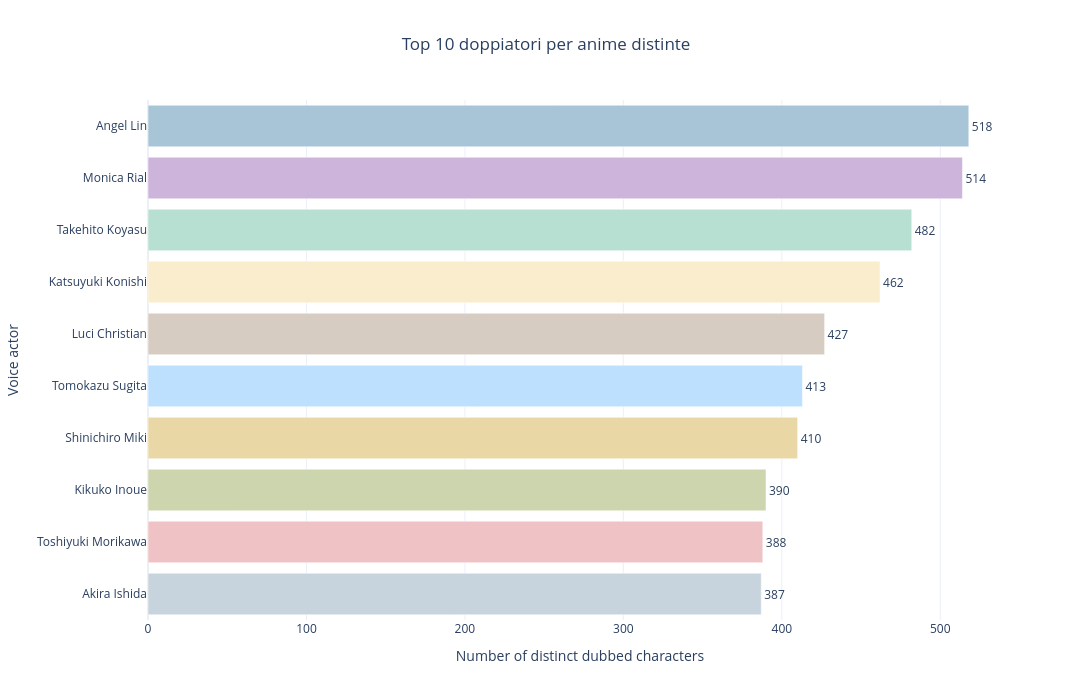

This figure's notebook cell:
### Markdown cell above
## Top 10 doppiatori per personaggi distinti doppiati

### Code cell
voice_works = df_person_voice_works.copy()
person_details = df_person_details.copy()

voice_works_clean = (
    voice_works[["person_mal_id", "character_mal_id"]]
    .dropna(subset=["person_mal_id", "character_mal_id"])
    .copy()
)

voice_works_clean["person_mal_id"] = pd.to_numeric(voice_works_clean["person_mal_id"], errors="coerce")
voice_works_clean["character_mal_id"] = pd.to_numeric(voice_works_clean["character_mal_id"], errors="coerce")

voice_works_clean = (
    voice_works_clean
    .dropna(subset=["person_mal_id", "character_mal_id"])
    .drop_duplicates()
)

person_details_clean = (
    person_details[["person_mal_id", "name"]]
    .copy()
)

person_details_clean["person_mal_id"] = pd.to_numeric(person_details_clean["person_mal_id"], errors="coerce")

person_details_clean = (
    person_details_clean
    .dropna(subset=["person_mal_id", "name"])
    .drop_duplicates(subset=["person_mal_id"])
)

top_voice_actors = (
    voice_works_clean
    .groupby("person_mal_id")["character_mal_id"]
    .nunique()
    .reset_index(name="distinct_dubbed_characters")
    .sort_values("distinct_dubbed_characters", ascending=False)
    .head(10)
)

top_voice_actors = pd.merge(
    top_voice_actors,
    person_details_clean,
    on="person_mal_id",
    how="left"
)

top_voice_actors = top_voice_actors.sort_values("distinct_dubbed_characters", ascending=False)
pastel_colors = [
    "#A8C5D8",
    "#CDB4DB",
    "#B8E0D2",
    "#FAEDCD",
    "#D6CCC2",
    "#BDE0FE",
    "#E9D8A6",
    "#CCD5AE",
    "#EFC3C5",
    "#C7D3DD"
]

fig = px.bar(
    top_voice_actors,
    x="distinct_dubbed_characters",
    y="name",
    orientation="h",
    color="name",
    color_discrete_sequence=pastel_colors,
    text="distinct_dubbed_characters",
    title="Top 10 doppiatori per anime distinte doppiate",
    labels={
        "distinct_dubbed_characters": "Number of distinct dubbed characters",
        "name": "Voice actor"
    }
)

fig.update_traces(
    textposition="outside"
)

fig.update_layout(
    template="plotly_white",
    width=1150,
    height=700,
    showlegend=False,
    title_x=0.5
)

fig.show()

### Figure 1 — Plotly figure (JSON) as saved in the notebook; plotly's stock layout.template omitted (floating-point values rounded to 4 significant figures)
{"data": [{"hovertemplate": "Voice actor=%{y}<br>Number of distinct dubbed characters=%{text}<extra></extra>", "legendgroup": "Angel Lin", "marker": {"color": "#A8C5D8", "pattern": {"shape": ""}}, "name": "Angel Lin", "orientation": "h", "showlegend": true, "text": [518.0], "textposition": "outside", "x": [518], "xaxis": "x", "y": ["Angel Lin"], "yaxis": "y", "type": "bar"}, {"hovertemplate": "Voice actor=%{y}<br>Number of distinct dubbed characters=%{text}<extra></extra>", "legendgroup": "Monica Rial", "marker": {"color": "#CDB4DB", "pattern": {"shape": ""}}, "name": "Monica Rial", "orientation": "h", "showlegend": true, "text": [514.0], "textposition": "outside", "x": [514], "xaxis": "x", "y": ["Monica Rial"], "yaxis": "y", "type": "bar"}, {"hovertemplate": "Voice actor=%{y}<br>Number of distinct dubbed characters=%{text}<extra></extra>", "legendgroup": "Takehito Koyasu", "marker": {"color": "#B8E0D2", "pattern": {"shape": ""}}, "name": "Takehito Koyasu", "orientation": "h", "showlegend": true, "text": [482.0], "textposition": "outside", "x": [482], "xaxis": "x", "y": ["Takehito Koyasu"], "yaxis": "y", "type": "bar"}, {"hovertemplate": "Voice actor=%{y}<br>Number of distinct dubbed characters=%{text}<extra></extra>", "legendgroup": "Katsuyuki Konishi", "marker": {"color": "#FAEDCD", "pattern": {"shape": ""}}, "name": "Katsuyuki Konishi", "orientation": "h", "showlegend": true, "text": [462.0], "textposition": "outside", "x": [462], "xaxis": "x", "y": ["Katsuyuki Konishi"], "yaxis": "y", "type": "bar"}, {"hovertemplate": "Voice actor=%{y}<br>Number of distinct dubbed characters=%{text}<extra></extra>", "legendgroup": "Luci Christian", "marker": {"color": "#D6CCC2", "pattern": {"shape": ""}}, "name": "Luci Christian", "orientation": "h", "showlegend": true, "text": [427.0], "textposition": "outside", "x": [427], "xaxis": "x", "y": ["Luci Christian"], "yaxis": "y", "type": "bar"}, {"hovertemplate": "Voice actor=%{y}<br>Number of distinct dubbed characters=%{text}<extra></extra>", "legendgroup": "Tomokazu Sugita", "marker": {"color": "#BDE0FE", "pattern": {"shape": ""}}, "name": "Tomokazu Sugita", "orientation": "h", "showlegend": true, "text": [413.0], "textposition": "outside", "x": [413], "xaxis": "x", "y": ["Tomokazu Sugita"], "yaxis": "y", "type": "bar"}, {"hovertemplate": "Voice actor=%{y}<br>Number of distinct dubbed characters=%{text}<extra></extra>", "legendgroup": "Shinichiro Miki", "marker": {"color": "#E9D8A6", "pattern": {"shape": ""}}, "name": "Shinichiro Miki", "orientation": "h", "showlegend": true, "text": [410.0], "textposition": "outside", "x": [410], "xaxis": "x", "y": ["Shinichiro Miki"], "yaxis": "y", "type": "bar"}, {"hovertemplate": "Voice actor=%{y}<br>Number of distinct dubbed characters=%{text}<extra></extra>", "legendgroup": "Kikuko Inoue", "marker": {"color": "#CCD5AE", "pattern": {"shape": ""}}, "name": "Kikuko Inoue", "orientation": "h", "showlegend": true, "text": [390.0], "textposition": "outside", "x": [390], "xaxis": "x", "y": ["Kikuko Inoue"], "yaxis": "y", "type": "bar"}, {"hovertemplate": "Voice actor=%{y}<br>Number of distinct dubbed characters=%{text}<extra></extra>", "legendgroup": "Toshiyuki Morikawa", "marker": {"color": "#EFC3C5", "pattern": {"shape": ""}}, "name": "Toshiyuki Morikawa", "orientation": "h", "showlegend": true, "text": [388.0], "textposition": "outside", "x": [388], "xaxis": "x", "y": ["Toshiyuki Morikawa"], "yaxis": "y", "type": "bar"}, {"hovertemplate": "Voice actor=%{y}<br>Number of distinct dubbed characters=%{text}<extra></extra>", "legendgroup": "Akira Ishida", "marker": {"color": "#C7D3DD", "pattern": {"shape": ""}}, "name": "Akira Ishida", "orientation": "h", "showlegend": true, "text": [387.0], "textposition": "outside", "x": [387], "xaxis": "x", "y": ["Akira Ishida"], "yaxis": "y", "type": "bar"}], "layout": {"xaxis": {"anchor": "y", "domain": [0.0, 1.0], "title": {"text": "Number of distinct dubbed characters"}}, "yaxis": {"anchor": "x", "domain": [0.0, 1.0], "title": {"text": "Voice actor"}, "categoryorder": "array", "categoryarray": ["Akira Ishida", "Toshiyuki Morikawa", "Kikuko Inoue", "Shinichiro Miki", "Tomokazu Sugita", "Luci Christian", "Katsuyuki Konishi", "Takehito Koyasu", "Monica Rial", "Angel Lin"]}, "legend": {"title": {"text": "Voice actor"}, "tracegroupgap": 0}, "title": {"text": "Top 10 doppiatori per anime distinte", "x": 0.5}, "barmode": "relative", "width": 1150, "height": 700, "showlegend": false}}
